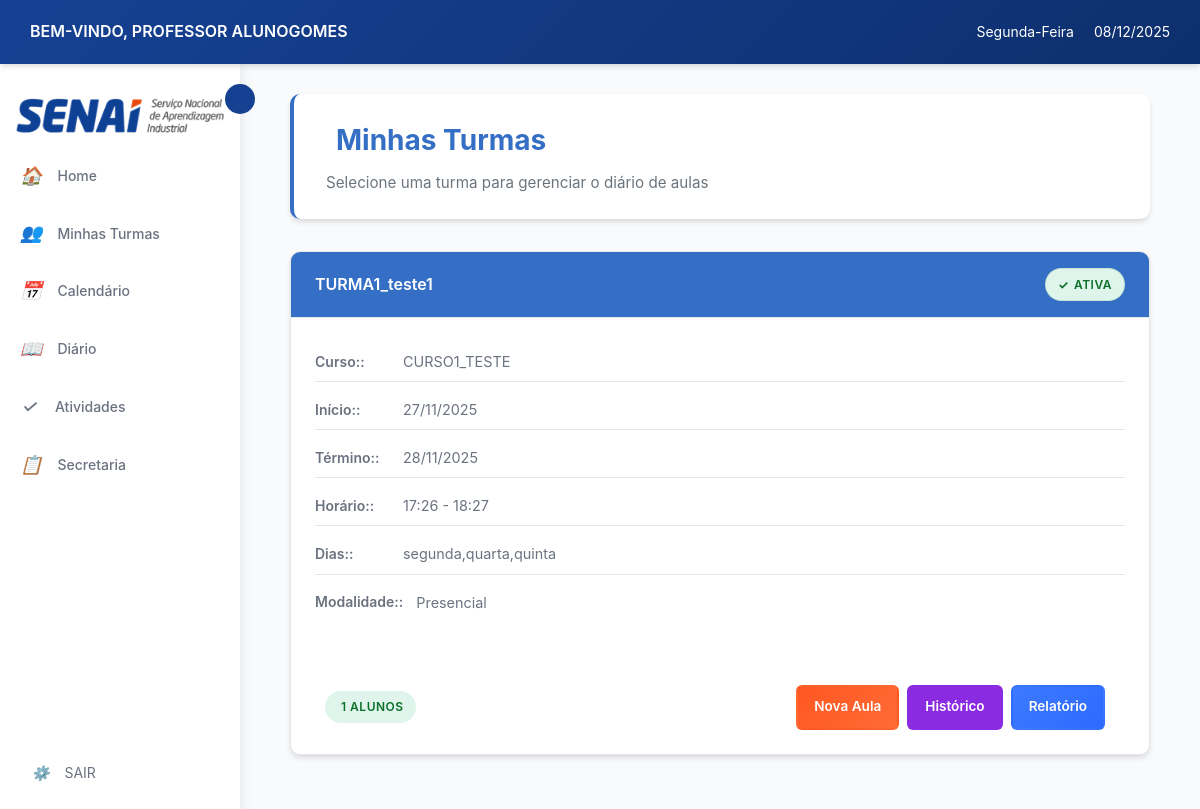
The app's page /diario/ (signed in) with its own data.
### login/models.py (models this page shows, shortened)
class Usuario(AbstractUser):
    TIPO_USUARIO = [
        ('aluno', 'Aluno'),
        ('professor', 'Professor'),
        ('secretaria', 'Secretaria'),
    ]
    usuario_id = models.AutoField(primary_key=True)
    nome = models.CharField('Nome', max_length=100, blank=True, null=True)
    sobrenome = models.CharField('Sobrenome', max_length=100, blank=True, null=True)
    email = models.EmailField('E-mail', unique=True, default=None)
    data_nascimento = models.DateField('Data de Nascimento', blank=True, null=True)
    contato = models.CharField(max_length=20, unique=True, blank=True, null=True)
    cpf = models.CharField(max_length=14, unique=True, blank=True, null=True)
    endereco = models.TextField('Endereço', blank=True, null=True)
    tipo = models.CharField(max_length=10, choices=TIPO_USUARIO)
    USERNAME_FIELD = 'email'
    REQUIRED_FIELDS = ['nome','sobrenome','cpf', 'tipo', 'username' ]
    class Meta:
        db_table = 'Usuario'

### cursos/models.py (models this page shows, shortened)
class Turma(models.Model):
    TIPO_AULA = [
        ('presencial', 'Presencial'),
        ('semi', 'Semi-presencial'),
        ('ead', 'EAD'),
    ]
    turma_id = models.AutoField(primary_key=True)
    nome = models.CharField(max_length=100, null=True, blank=True)
    curso = models.ForeignKey(Curso, on_delete=models.CASCADE)
    professor = models.ForeignKey('login.professor', on_delete=models.SET_NULL,  # Ou models.SET_DEFAULT
        null=True,                  # Permite NULL
        blank=True,
        default=None)
    data_inicio = models.DateField()
    data_fim = models.DateField( null=True, blank=True)
    dias_semana = models.CharField(max_length=50)
    entrada_horas = models.CharField(max_length=100, null=True, blank=True)
    saida_horas = models.CharField(max_length=100, null=True, blank=True)
    tipo = models.CharField(max_length=10, choices=TIPO_AULA)
    status = models.BooleanField(default=True)
    class Meta:
        db_table = 'Turma'

class Curso(models.Model):
    nome = models.CharField(max_length=150, unique=True, verbose_name="Nome do Curso", default="Sem Nome")
    descricao = models.TextField(blank=True, verbose_name="Descrição")
    carga_horaria = models.PositiveIntegerField(verbose_name="Carga Horária (h)", default=40)
    ativo = models.BooleanField(default=True, verbose_name="Ativo")
    disciplinas = models.ManyToManyField('Disciplina', through='GradeCurricular', blank=True, related_name='cursos')
    class Meta:
        verbose_name = "curso"
        verbose_name_plural = "cursos"
        ordering = ["nome"]

### diario/views.py (the view)
# urls.py: path('', views.lista_turmas_diario, name='lista_turmas_diario'),
@login_required
def lista_turmas_diario(request):
    if hasattr(request.user, 'professor'):
        turmas = Turma.objects.filter(
            status=True,
            professor__usuario=request.user
        ).select_related('curso')
    else:
        turmas = Turma.objects.filter(status=True).select_related('curso')
    context = {
        'turmas': turmas,
        'hoje': timezone.now().date()
    }
    return render(request, 'diario/lista_turmas.html', context)

### diario/templates/diario/lista_turmas.html (shortened to what this page needs)
{% extends 'professor/base.html' %}
{% load static %}
{% block extra_css %}
<link rel="stylesheet" href="{% static 'diario/css/styles.css' %}">
{% endblock %}
{% block content %}
<div class="dashboard-container">
    <div class="dashboard-header">
        <h2>Minhas Turmas</h2>
        <p class="text-muted mb-0">Selecione uma turma para gerenciar o diário de aulas</p>
    </div>
    <div class="cards-grid-enhanced">
        {% for turma in turmas %}
        <div class="turma-card">
            <div class="card-header">
                <span>{{ turma.nome }}</span>
                <p class="status-badge status-active"> Ativa </p>
            </div>
            <div class="card-body">
                <div class="turma-info">
                    <p><strong>Curso:</strong> {{ turma.curso.nome }}</p>
                    <p><strong>Início:</strong> {{ turma.data_inicio|date:"d/m/Y" }}</p>
                    {% if turma.data_fim %}
                    <p><strong>Término:</strong> {{ turma.data_fim|date:"d/m/Y" }}</p>
                    {% endif %}
                    <p><strong>Horário:</strong> {{ turma.entrada_horas }} - {{ turma.saida_horas }}</p>
                    <p><strong>Dias:</strong> {{ turma.dias_semana }}</p>
                    <p><strong>Modalidade:</strong> {{ turma.get_tipo_display }}</p>
                </div>
                <div class="d-flex justify-content-between align-items-center mt-4">
                    <span class="badge bg-secondary">
                        {{ turma.matricula_set.count }} alunos
                    </span>
                    <div class="action-buttons d-flex">
                        <a href="{% url 'diario:criar_aula' turma.turma_id %}"
                           class="action-btn action-btn-success"
                           title="Nova Aula">
                             Nova Aula
                        </a>
                        <a href="{% url 'diario:historico_aulas' turma.turma_id %}"
                           class="action-btn action-btn-primary"
                           title="Histórico">
                             Histórico
                        </a>
                        <a href="{% url 'diario:relatorio_frequencia' turma.turma_id %}"
                           class="action-btn action-btn-info"
                           title="Relatório">
                             Relatório
                        </a>
                    </div>
                </div>
            </div>
        </div>
        {% endfor %}
    </div>
</div>
{% endblock %}

### professor/templates/professor/base.html (shortened to what this page needs)
{% load static %}
<!DOCTYPE html>
<html lang="pt-br">
<head>
    <link rel="stylesheet" href="{% static 'professor/css/style.css' %}">
    {% block extra_css %}{% endblock %}
</head>
<body>
    <header class="header">
        <div class="header-left">
            <span class="welcome-text">BEM-VINDO, PROFESSOR {{ user.get_full_name|default:user.username|upper }}</span>
        </div>
        <div class="header-right">
            <span class="weekday" id="currentWeekday"></span>
            <span class="date" id="currentDate"></span>
        </div>
    </header>
    <main class="main-container">
        <aside class="sidebar" id="sidebar">
            <img src="{% static 'professor/img/senai_logo.png' %}" alt="SENAI" id="senai-logo-sidebar">
            <button class="sidebar-toggle" id="sidebarToggle"></button>
            <ul class="sidebar-menu">
                <li>
                    <a href="{% url 'professor:home' %}">
                        <i>🏠</i>
                        <span>Home</span>
                    </a>
                </li>
                <li>
                    <a href="{% url 'professor:listar_cursos' %}">
                        <i>👥</i>
                        <span>Minhas Turmas</span>
                    </a>
                </li>
                <li>
                    <a href="{% url 'professor:calendario' %}">
                        <i>📅</i>
                        <span>Calendário</span>
                    </a>
                </li>
                <li>
                    <a href="{% url 'diario:lista_turmas_diario' %}">
                        <i>📖</i>
                        <span>Diário</span>
                    </a>
                </li>
                <li>
                    <a href="{% url 'atividades:home' %}">
                        <i>✓</i>
                        <span>Atividades</span>
                    </a>
                </li>
                <li>
                    <a href="{% url 'solicitacao:solicitacaoList' %}">
                        <i>📋</i>
                        <span>Secretaria</span>
                    </a>
                </li>
            </ul>
            <div class="sidebar-footer">
                <a href="{% url 'logout' %}">
                    <i>⚙️</i>
                    <span>SAIR</span>
                </a>
            </div>
        </aside>
        <div class="content-area">
            {% block content %}
            {% endblock %}
        </div>
    </main>
</body>
</html>

### diario/static/diario/css/styles.css (style rules this page uses)
:root { --azul: #346fc5; --azul-escuro: #0d2f6d; --vermelho: #dc3545; --vermelho-escuro: #b52d3a; --laranja: #ff5722; --laranja-escuro: #c43a0a; --cinza-claro: #6c757d; --cinza: #adb5bd; --cinza-escuro: #343a40; }
.card-header { padding: 1.25rem 1.5rem; background: var(--azul); color: rgb(255, 255, 255); border-bottom: 1px solid var(--cinza-borda); display: flex; align-items: center; justify-content: space-between; }
.card-header span { color: white; }
.card-body { padding: 1.5rem; }
.badge { padding: 6px 12px; border-radius: 20px; font-size: 0.75rem; font-weight: 600; text-transform: uppercase; letter-spacing: 0.5px; display: inline-flex; align-items: center; gap: 4px; color: black; }
.bg-secondary { background-color: #dff4ea !important; color: #0b702a; }
.dashboard-header { background: white; padding: 1.5rem 2rem; border-radius: 10px; box-shadow: var(--sombra); margin-bottom: 2rem; border-left: 4px solid var(--azul); }
.dashboard-header h2 { color: var(--azul); margin: 0 0 8px 0; font-weight: 700; display: flex; align-items: center; gap: 10px; }
.dashboard-header .text-muted { color: var(--cinza-claro) !important; font-size: 0.95rem; margin: 0; }
.turma-card { background: white; border-radius: 10px; box-shadow: var(--sombra); border: 1px solid var(--cinza-borda); transition: all 0.3s ease; overflow: hidden; }
.turma-card .card-header { background: var(--azul); padding: 1rem 1.5rem; color: black; display: flex; align-items: center; justify-content: space-between; }
.turma-card .card-body { padding: 1.5rem; }
.turma-info { display: flex; flex-direction: column; gap: 8px; margin-bottom: 1rem; }
.turma-info p { margin: 0; display: flex; align-items: center; gap: 8px; color: var(--preto); font-size: 0.9rem; }
.turma-info strong { color: var(--preto); min-width: 80px; }
.status-badge { padding: 6px 12px; border-radius: 20px; font-size: 0.75rem; font-weight: 600; text-transform: uppercase; letter-spacing: 0.5px; }
.status-active { background: #dff4ea; color: #0b702a; border: 1px solid rgba(11,112,42,0.12); }
.action-buttons { display: flex; flex-direction: row; gap: 0.5rem; flex-wrap: nowrap; align-items: center; }
.action-btn { border-radius: 8px; text-decoration: none; font-weight: 600; transition: all 0.3s ease; display: inline-flex; align-items: center; border: 2px solid transparent; }
.action-btn-primary { background: blueviolet; color: white; }
.action-btn-success { background: linear-gradient(135deg, var(--laranja) 0%, #ff6b35 100%); color: white; }
.action-btn-info { background: linear-gradient(135deg, var(--azul-claro) 0%, #2d6aff 100%); color: white; }
.cards-grid-enhanced { display: grid; grid-template-columns: repeat(auto-fit, minmax(400px, 1fr)); gap: 2rem; margin-bottom: 2rem; }
.mb-0 { margin-bottom: 0; }
.mt-4 { margin-top: 2rem; }
.d-flex { display: flex; gap: 10px; padding-inline: 10px; }
.justify-content-between { justify-content: space-between; }
.align-items-center { align-items: center; }

### diario/templates/diario/lista_turmas.html (style rules this page uses)
.turma-card { transition: all 0.3s ease; border: 1px solid var(--cinza-borda); }
.action-buttons { gap: 0.5rem; }
.action-btn { font-size: 0.85rem; padding: 0.6rem 1rem; border-radius: 6px; }

### records on screen
Usuario: get_full_name "ALUNOGOMES"
Turma: nome "TURMA1_teste1", curso.nome "CURSO1_TESTE", data_inicio "27/11/2025", data_fim "28/11/2025", entrada_horas "17:26", saida_horas "18:27", dias_semana "segunda,quarta,quinta", tipo "Presencial", matricula_set.count "1"
